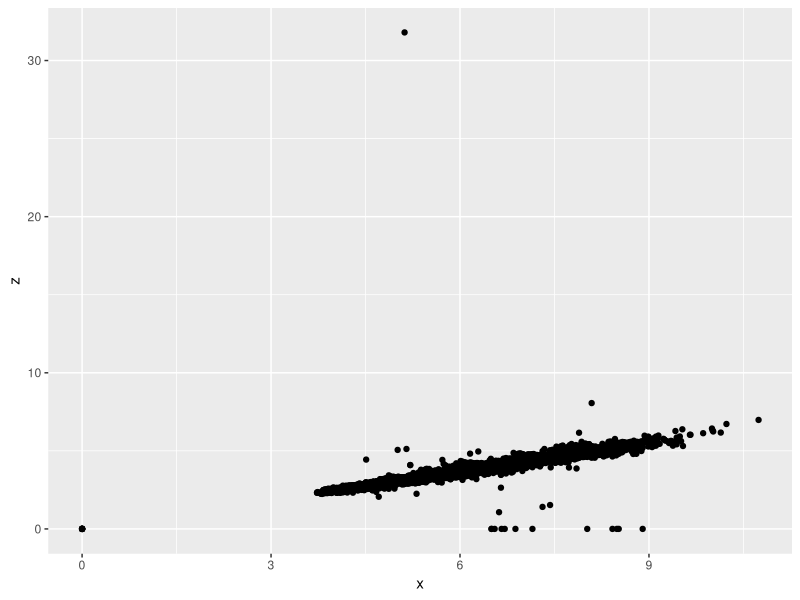
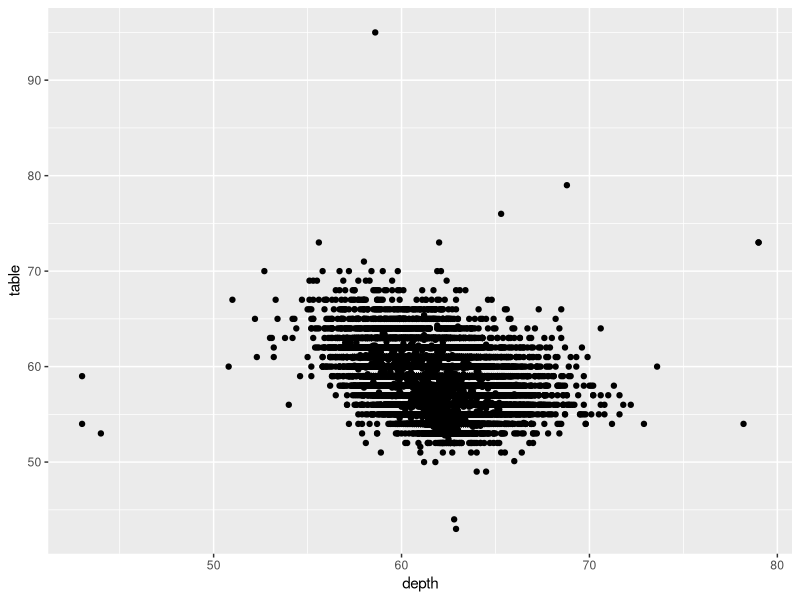

These charts were generated, in order, by the following R code:

library(ggplot2)


# Compute pearson correlation and plot histograms for variables x and z

 print(cor(diamonds$x,diamonds$z,method="pearson"))
 print(ggplot(diamonds,aes(x=x,y=z)) + geom_point())


# Compute pearson correlation and plot histograms for variables depth and table 

 print(cor(diamonds$depth,diamonds$table,method="pearson"))
 print(ggplot(diamonds,aes(x=depth,y=table)) + geom_point())

